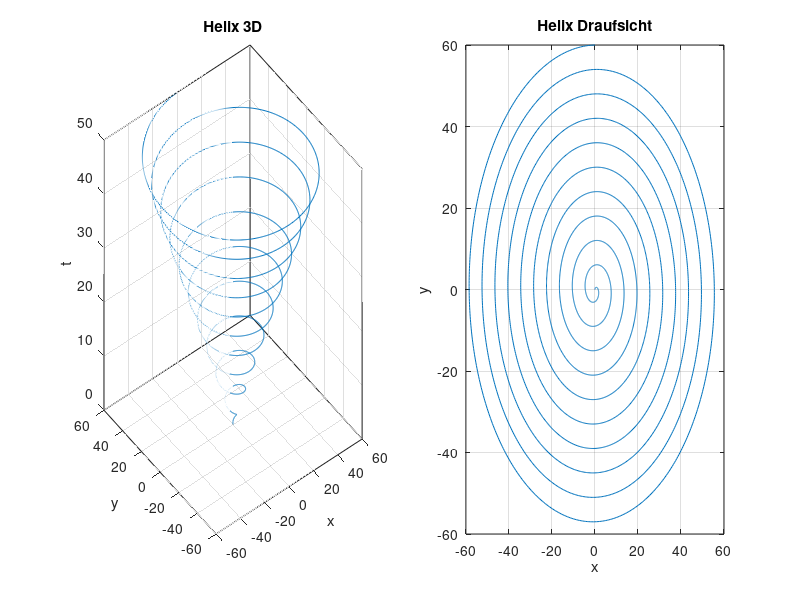

Reproduce this figure in MATLAB.
%Matlab-Projekt Aufgabe 3

%{
    Autor: Marcel Grandinetti
    Datum:05.08.2017
    Beschribung:    M-Script zum erzeugen einer Helix        
                    Eine Periode = 2pi --> 10 Perioden = 20pi
                    20pi=50s*w --> w=0.4pi           
%}
clear


%% Funktionsdefinition

%Grundeinstellungen
laenge=50;
windungen=10;

%Kreisfrequenz berechnen
w=2*(windungen/laenge)*pi;

%Zeitachse
t=[0:0.01:laenge]; 

%X-Funktion
x=1.2*t.*sin(w*t);

%Y-Funktion
y=1.2*t.*cos(w*t);


%% Plot

%Plot Helix 3D
subplot(1,2,1);
plot3(x,y,t);
box on;
grid on;
title('Helix 3D');
xlabel('x');
ylabel('y');
zlabel('t');

%Plot Helix Draufsicht
subplot(1,2,2);
plot3(x,y,t);
box on;
grid on;
title('Helix Draufsicht');
xlabel('x');
ylabel('y');
view(2)